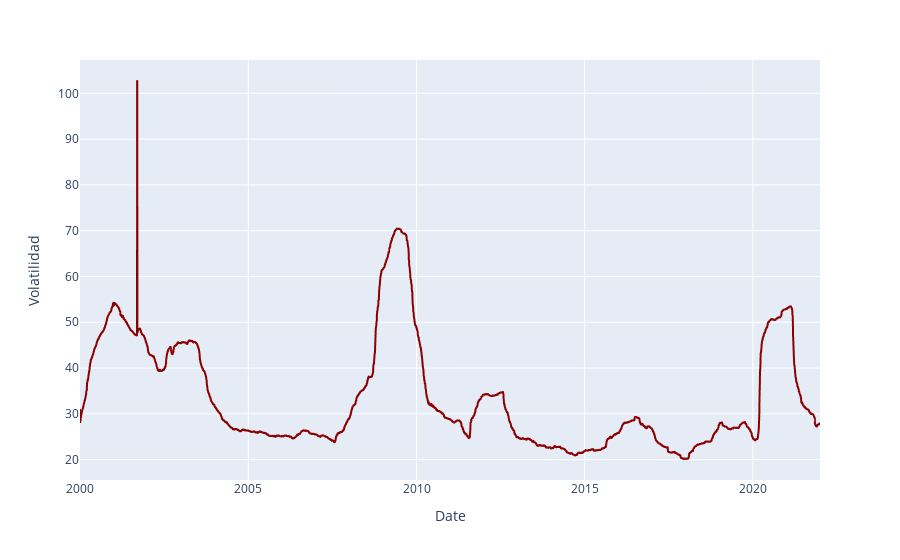

Source (notebook cell):
### Markdown cell above
Grafico volatilidad

### Code cell
fig = px.line(volatilidad_data, x='Date', y="Volatilidad",
    color_discrete_sequence=["darkred"])
fig.show()

### Figure 1 — Plotly figure (JSON) as saved in the notebook; plotly's stock layout.template omitted (floating-point values rounded to 4 significant figures; data arrays with more than 128 entries replaced by an {"elided": "..."} marker saying what was removed)
{"data": [{"hovertemplate": "Date=%{x}<br>Volatilidad=%{y}<extra></extra>", "legendgroup": "", "line": {"color": "darkred", "dash": "solid"}, "marker": {"symbol": "circle"}, "mode": "lines", "name": "", "showlegend": false, "type": "scattergl", "x": {"elided": "5537 str values"}, "xaxis": "x", "y": {"elided": "5537 float values"}, "yaxis": "y"}], "layout": {"legend": {"tracegroupgap": 0}, "margin": {"t": 60}, "xaxis": {"anchor": "y", "domain": [0, 1], "title": {"text": "Date"}}, "yaxis": {"anchor": "x", "domain": [0, 1], "title": {"text": "Volatilidad"}}}}
